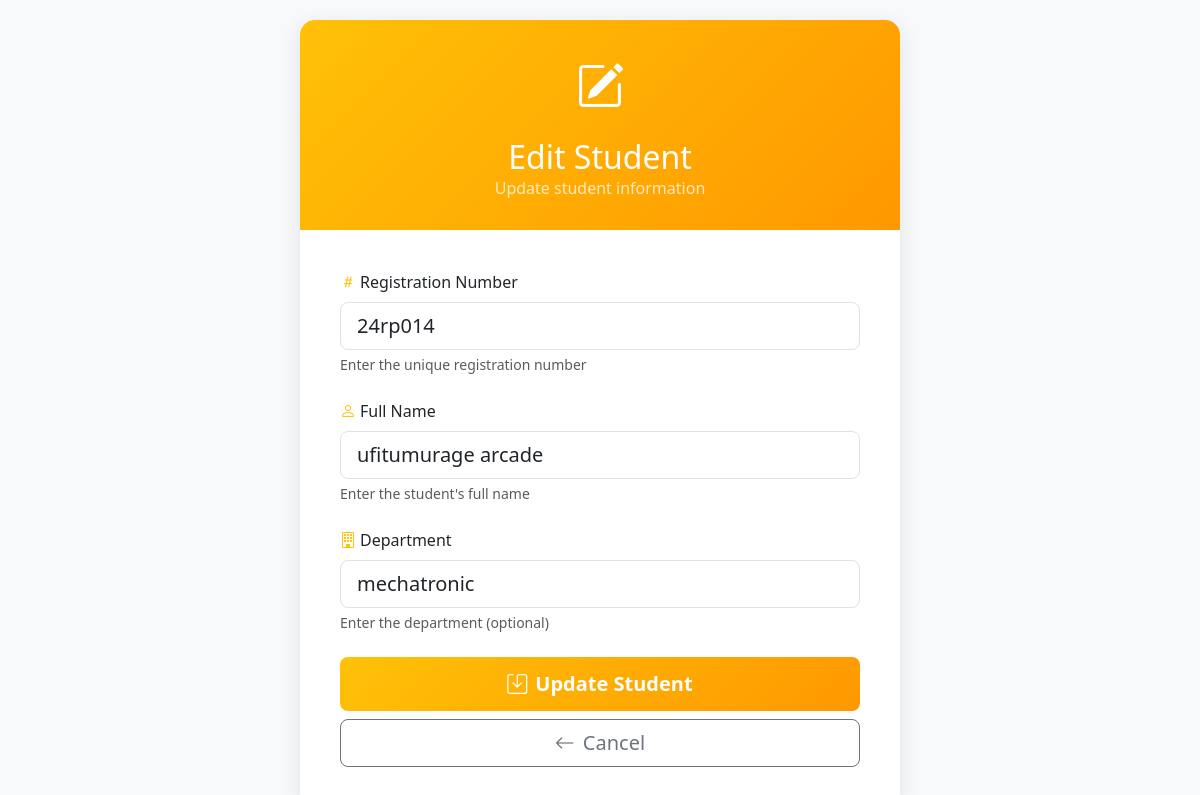
The app's page /edit.php?id=1 (signed in) with its own data.
### tables this page shows
CREATE TABLE `students` (
  `id` int(11) NOT NULL,
  `reg_no` varchar(20) DEFAULT NULL,
  `fullname` varchar(100) NOT NULL,
  `department` varchar(50) DEFAULT NULL
);

### edit.php (the view, shortened to what this page needs)
<?php
require '../config/db.php';
$id = $_GET['id'];
$stmt = $pdo->prepare("SELECT * FROM students WHERE id=?");
$stmt->execute([$id]);
$student = $stmt->fetch();
?>
<!DOCTYPE html>
<html lang="en">
<head>
    <link href="https://cdn.jsdelivr.net/npm/bootstrap@5.3.0/dist/css/bootstrap.min.css" rel="stylesheet">
    <link rel="stylesheet" href="https://cdn.jsdelivr.net/npm/bootstrap-icons@1.10.0/font/bootstrap-icons.css">
</head>
<body>
    <div class="form-container">
        <div class="form-card">
            <div class="form-header">
                <i class="bi bi-pencil-square" style="font-size: 48px;"></i>
                <h2 class="mt-3 mb-0">Edit Student</h2>
                <p class="mb-0 opacity-75">Update student information</p>
            </div>
            <div class="form-body">
                <form method="POST">
                    <div class="mb-4">
                        <label for="reg" class="form-label">
                            <i class="bi bi-hash text-warning me-1"></i>Registration Number
                        </label>
                        <input type="text" class="form-control form-control-lg" id="reg" name="reg"
                               value="<?php echo htmlspecialchars($student['reg_no']); ?>" required>
                        <div class="form-text">Enter the unique registration number</div>
                    </div>
                    <div class="mb-4">
                        <label for="name" class="form-label">
                            <i class="bi bi-person text-warning me-1"></i>Full Name
                        </label>
                        <input type="text" class="form-control form-control-lg" id="name" name="name"
                               value="<?php echo htmlspecialchars($student['fullname']); ?>" required>
                        <div class="form-text">Enter the student's full name</div>
                    </div>
                    <div class="mb-4">
                        <label for="dept" class="form-label">
                            <i class="bi bi-building text-warning me-1"></i>Department
                        </label>
                        <input type="text" class="form-control form-control-lg" id="dept" name="dept"
                               value="<?php echo htmlspecialchars($student['department']); ?>">
                        <div class="form-text">Enter the department (optional)</div>
                    </div>
                    <div class="d-grid gap-2">
                        <button type="submit" class="btn btn-warning btn-lg btn-submit">
                            <i class="bi bi-save me-2"></i>Update Student
                        </button>
                        <a href="index.php" class="btn btn-outline-secondary btn-lg">
                            <i class="bi bi-arrow-left me-2"></i>Cancel
                        </a>
                    </div>
                </form>
            </div>
        </div>
    </div>
</body>
</html>

### edit.php (style rules this page uses)
body { background: #f8f9fa; padding: 20px; }
.form-container { max-width: 600px; margin: 0 auto; }
.form-card { background: white; border-radius: 15px; box-shadow: 0 5px 20px rgba(0,0,0,0.1); overflow: hidden; }
.form-header { background: linear-gradient(135deg, #ffc107 0%, #ff9800 100%); color: white; padding: 30px; text-align: center; }
.form-body { padding: 40px; }
.btn-submit { background: linear-gradient(135deg, #ffc107 0%, #ff9800 100%); border: none; padding: 12px; font-weight: 600; transition: transform 0.2s; color: white; }

### records on screen
students: reg "24rp014", name "ufitumurage arcade", dept "mechatronic"
